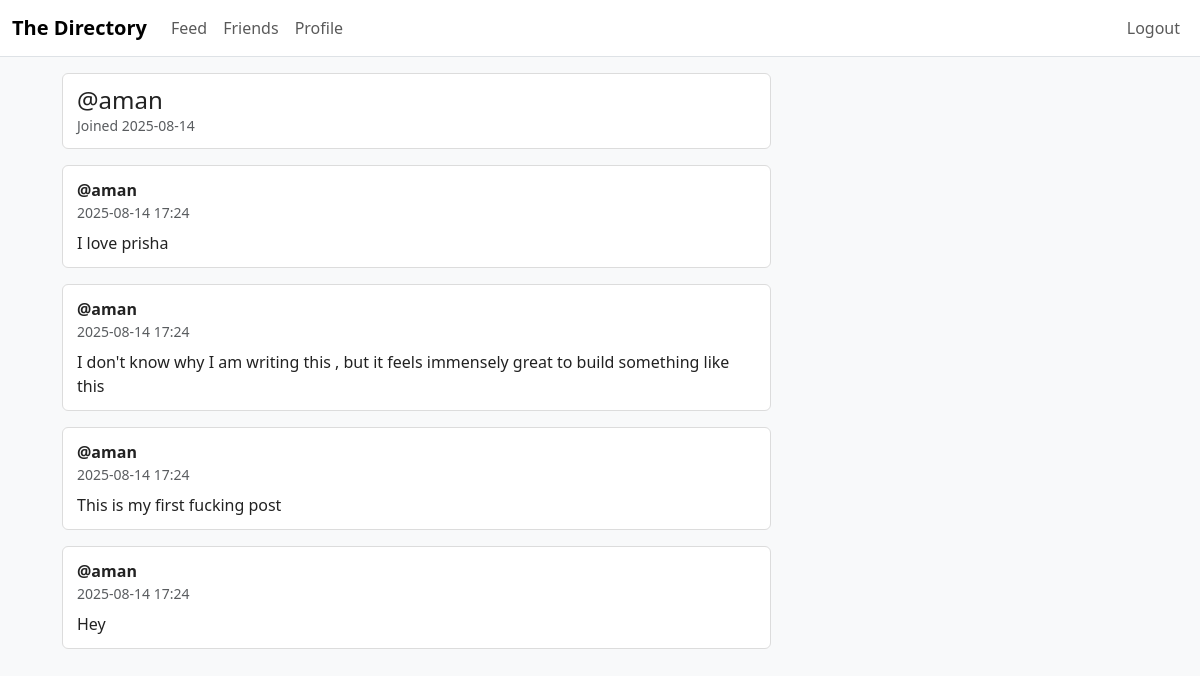
/profile/aman (signed in), run on the app's committed database.
### models.py (models this page shows)
class User(db.Model, UserMixin):
    id = db.Column(db.Integer, primary_key=True)
    username = db.Column(db.String(50), unique=True, nullable=False, index=True)
    email = db.Column(db.String(120), unique=True, nullable=False, index=True)
    password_hash = db.Column(db.String(200), nullable=False)
    bio = db.Column(db.Text, default="")
    joined_at = db.Column(db.DateTime, default=datetime.utcnow)
    posts = relationship("Post", backref="author", cascade="all, delete-orphan")
    friends = relationship(
        "User",
        secondary=friendships,
        primaryjoin=id == friendships.c.user_id,
        secondaryjoin=id == friendships.c.friend_id,
        backref="friend_of",
    )

class Post(db.Model):
    id = db.Column(db.Integer, primary_key=True)
    content = db.Column(db.Text, nullable=False)
    timestamp = db.Column(db.DateTime, default=datetime.utcnow, index=True)
    user_id = db.Column(db.Integer, db.ForeignKey("user.id"), nullable=False, index=True)
    comments = relationship("Comment", backref="post", cascade="all, delete-orphan")
    likes = relationship("Like", backref="post", cascade="all, delete-orphan")

### routes/profile.py (the view)
@profile_bp.route("/<username>")
@login_required
def view_profile(username):
    user = User.query.filter_by(username=username).first_or_404()
    posts = Post.query.filter_by(user_id=user.id).order_by(desc(Post.timestamp)).all()
    is_self = user.id == current_user.id
    return render_template("profile.html", user=user, posts=posts, edit=False, is_self=is_self)

### models.py (called while the page is built)
@login_manager.user_loader
def load_user(user_id):
    return User.query.get(int(user_id))

### templates/profile.html (shortened to what this page needs)
{% extends 'base.html' %}
{% block content %}
<div class="row">
  <div class="col-md-8">
    <div class="infocard mb-3">
      {% if edit %}
        <h5>Edit Profile</h5>
        <form method="post">
          <div class="mb-2">
            <label class="form-label">Username</label>
            <input class="form-control" name="username" value="{{ user.username }}" required>
          </div>
          <div class="mb-2">
            <label class="form-label">Bio</label>
            <textarea class="form-control" name="bio" rows="3">{{ user.bio }}</textarea>
          </div>
          <button class="btn btn-primary btn-sm">Save</button>
          <a class="btn btn-link btn-sm" href="{{ url_for('profile.view_profile', username=user.username) }}">Cancel</a>
        </form>
      {% else %}
        <div class="d-flex justify-content-between">
          <div>
            <h4 class="mb-0">@{{ user.username }}</h4>
            <div class="text-muted small">Joined {{ user.joined_at.strftime('%Y-%m-%d') }}</div>
          </div>
        </div>
      {% endif %}
    </div>
    {% if posts %}
      {% for post in posts %}
        <div class="infocard mb-3">
          <div class="fw-semibold">@{{ user.username }}</div>
          <div class="text-muted small">{{ post.timestamp.strftime('%Y-%m-%d %H:%M') }}</div>
          <div class="mt-2" style="white-space: pre-wrap;">{{ post.content | e }}</div>
        </div>
      {% endfor %}
    {% else %}
      <div class="infocard">No posts yet.</div>
    {% endif %}
  </div>
</div>
{% endblock %}

### templates/base.html (shortened to what this page needs)
<!doctype html>
<html lang="en">
<head>
  <link rel="stylesheet" href="https://cdn.jsdelivr.net/npm/bootstrap@5.3.3/dist/css/bootstrap.min.css">
  <link rel="stylesheet" href="{{ url_for('static', filename='css/styles.css') }}">
</head>
<body>
<nav class="navbar navbar-expand-lg navbar-light bg-white border-bottom">
  <div class="container-fluid">
    <a class="navbar-brand fw-bold" href="{{ url_for('feed.home') }}">The Directory</a>
    <div id="nav" class="collapse navbar-collapse">
      <ul class="navbar-nav me-auto mb-2 mb-lg-0">
        {% if current_user.is_authenticated %}
        <li class="nav-item"><a class="nav-link" href="{{ url_for('feed.home') }}">Feed</a></li>
        <li class="nav-item"><a class="nav-link" href="{{ url_for('friends.list_and_find') }}">Friends</a></li>
        <li class="nav-item"><a class="nav-link" href="{{ url_for('profile.view_profile', username=current_user.username) }}">Profile</a></li>
        {% endif %}
      </ul>
      <ul class="navbar-nav ms-auto">
        {% if current_user.is_authenticated %}
        <li class="nav-item"><a class="nav-link" href="{{ url_for('auth.logout') }}">Logout</a></li>
        {% else %}
        <li class="nav-item"><a class="nav-link" href="{{ url_for('auth.login') }}">Login</a></li>
        <li class="nav-item"><a class="nav-link" href="{{ url_for('auth.register') }}">Register</a></li>
        {% endif %}
      </ul>
    </div>
  </div>
</nav>
<div class="container-xxl mt-3">
  {% block content %}{% endblock %}
</div>
</body>
</html>

### static/css/styles.css (style rules this page uses)
body { background: #f8f9fa; color: #222; }
a { color: #0645AD; text-decoration: none; }
.infocard { background: #fff; border: 1px solid #dcdcdc; border-radius: 6px; padding: 12px 14px; }
.container-xxl { max-width: 1100px; }

### data on the page
User: username "aman", joined_at "2025-08-14"
Post: timestamp "2025-08-14 17:24", content "I love prisha"
Post: timestamp "2025-08-14 17:24", content "I don't know why I am writing this , but it feels immensely great to build something like this"
Post: timestamp "2025-08-14 17:24", content "This is my first fucking post"
Post: timestamp "2025-08-14 17:24", content "Hey"
